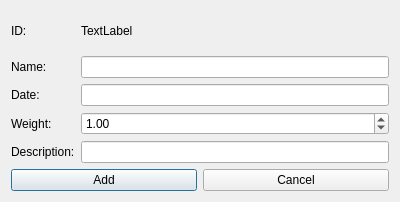
<?xml version="1.0" encoding="UTF-8"?>
<ui version="4.0">
 <class>AddEvent</class>
 <widget class="QDialog" name="AddEvent">
  <property name="geometry">
   <rect>
    <x>0</x>
    <y>0</y>
    <width>400</width>
    <height>202</height>
   </rect>
  </property>
  <property name="windowTitle">
   <string>Dialog</string>
  </property>
  <layout class="QGridLayout" name="gridLayout">
   <item row="0" column="0">
    <widget class="QLabel" name="label">
     <property name="text">
      <string>ID:</string>
     </property>
    </widget>
   </item>
   <item row="0" column="1">
    <widget class="QLabel" name="id_label">
     <property name="text">
      <string>TextLabel</string>
     </property>
    </widget>
   </item>
   <item row="1" column="0">
    <widget class="QLabel" name="label_3">
     <property name="text">
      <string>Name:</string>
     </property>
    </widget>
   </item>
   <item row="1" column="1">
    <widget class="QLineEdit" name="name_lineEdit"/>
   </item>
   <item row="2" column="0">
    <widget class="QLabel" name="label_4">
     <property name="text">
      <string>Date:</string>
     </property>
    </widget>
   </item>
   <item row="2" column="1">
    <widget class="QLineEdit" name="date_lineEdit"/>
   </item>
   <item row="3" column="0">
    <widget class="QLabel" name="label_5">
     <property name="text">
      <string>Weight:</string>
     </property>
    </widget>
   </item>
   <item row="3" column="1">
    <widget class="QDoubleSpinBox" name="doubleSpinBox">
     <property name="value">
      <double>1.000000000000000</double>
     </property>
    </widget>
   </item>
   <item row="4" column="0">
    <widget class="QLabel" name="label_6">
     <property name="text">
      <string>Description:</string>
     </property>
    </widget>
   </item>
   <item row="4" column="1">
    <widget class="QLineEdit" name="description_lineEdit"/>
   </item>
   <item row="5" column="0" colspan="2">
    <layout class="QHBoxLayout" name="horizontalLayout">
     <item>
      <widget class="QPushButton" name="add_pushButton">
       <property name="text">
        <string>Add</string>
       </property>
      </widget>
     </item>
     <item>
      <widget class="QPushButton" name="cancel_pushButton">
       <property name="text">
        <string>Cancel</string>
       </property>
      </widget>
     </item>
    </layout>
   </item>
  </layout>
 </widget>
 <resources/>
 <connections/>
</ui>
